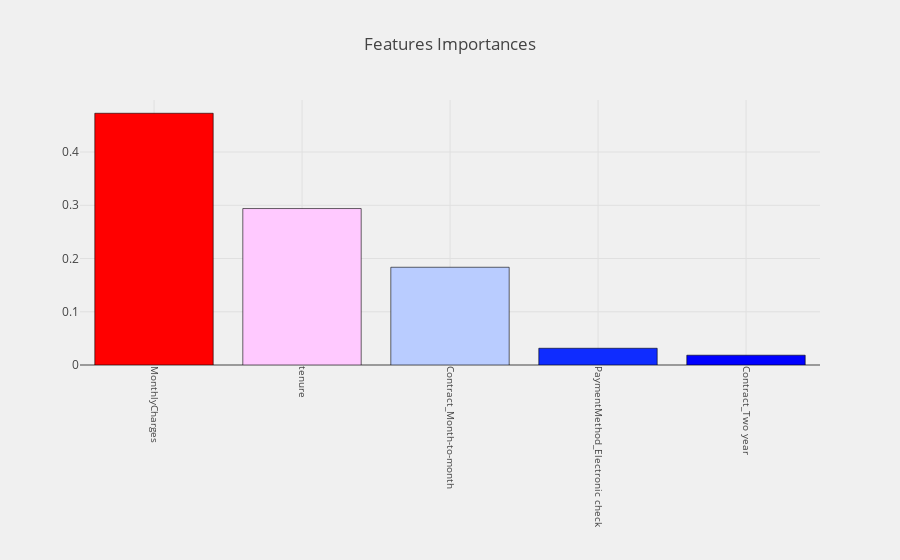

Notebook cell for this chart:
### Code cell
cm_and_roc(cm, ['Not Churn','Churn'], decision_tree, X_test, y_test)
features_importance_or_coef(decision_tree, top_features, "Decision Tree")

### Figure 1 — Plotly figure (JSON) as saved in the notebook; plotly's stock layout.template omitted (floating-point values rounded to 4 significant figures)
{"data": [{"marker": {"color": [0.4728, 0.2938, 0.1836, 0.03145, 0.01842], "colorscale": "Picnic", "line": {"color": "black", "width": 0.6}}, "name": "coefficients", "type": "bar", "uid": "13476410-4704-11e9-a96b-784f43858a7c", "x": ["MonthlyCharges", "tenure", "Contract_Month-to-month", "PaymentMethod_Electronic check", "Contract_Two year"], "y": [0.4728, 0.2938, 0.1836, 0.03145, 0.01842]}], "layout": {"autosize": true, "margin": {"b": 195}, "paper_bgcolor": "rgba(240,240,240, 0.95)", "plot_bgcolor": "rgba(240,240,240, 0.95)", "title": "Features Importances", "xaxis": {"showgrid": true, "tickangle": 90, "tickfont": {"size": 10}}}}
